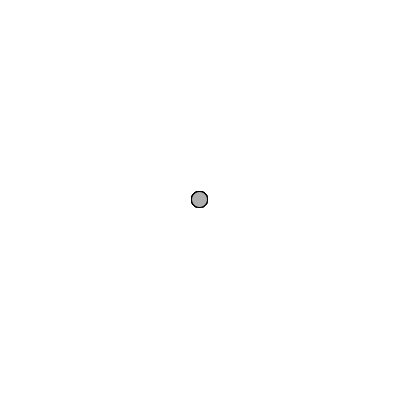
Frame 1 (no input)
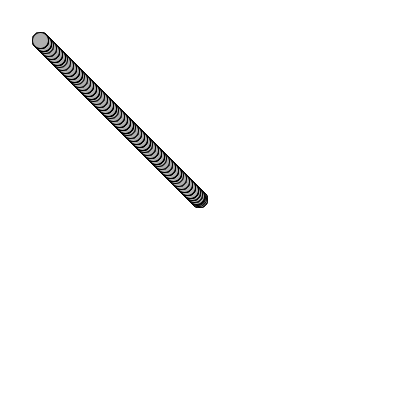
Frame 60 (the mouse pressed at the canvas centre just before this capture)
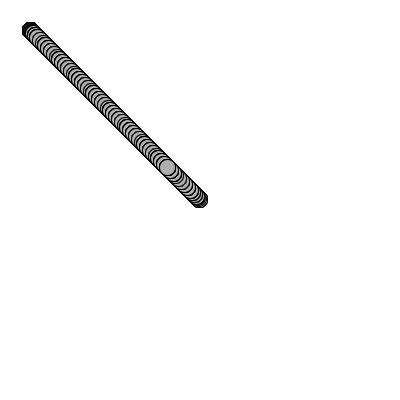
Frame 120 (the mouse held since frame 60 and released just before this capture)

The Processing sketch that drew these frames (run headless with seeded random() and noise(); from frame 60 on, the mouse is pressed at the canvas centre):

// Processing sketch: noc01_05_accel_towards_mouse
// ── noc01_05_accel_towards_mouse.pde
Mover[] movers = new Mover[20];

void setup() {
  size(400,400);
  smooth();
  background(255);
  for(int i=0;i<movers.length;i++) {
    movers[i] = new Mover();
  }
}

void draw() {  
  //background(255);
  
  for(int i=0;i<movers.length;i++) {
    movers[i].update();
    movers[i].checkEdges();
    movers[i].display();
  }
    
}
// ── Mover.pde
class Mover {
  
  PVector location;
  PVector velocity;
  PVector acceleration;
  
  float topSpeed;
  
  Mover() {
    location = new PVector(width/2,height/2);
    velocity = new PVector(0,0);
    topSpeed = 4;
  }
  
    
  void update(){
    
    PVector mouse = new PVector(mouseX, mouseY);
    PVector dir = new PVector(mouse.x - location.x, mouse.y - location.y);
    
    dir.normalize();
    
    dir.mult(0.5);
    
    acceleration = dir;
    
    velocity.add(acceleration);
    velocity.limit(topSpeed);
    location.add(velocity);
  }
  
  void display() {
    stroke(0);
    fill(175);
    ellipse(location.x, location.y, 16,16);
  }
  
  void checkEdges() {
    if (location.x > width) {
      location.x = 0;
    } else if (location.x < 0) {
      location.x = width;
    }
    
    if (location.y > height) {
      location.y = 0;
    } else if (location.y < 0) {
      location.y = height;
    }    
  }  
    
}
